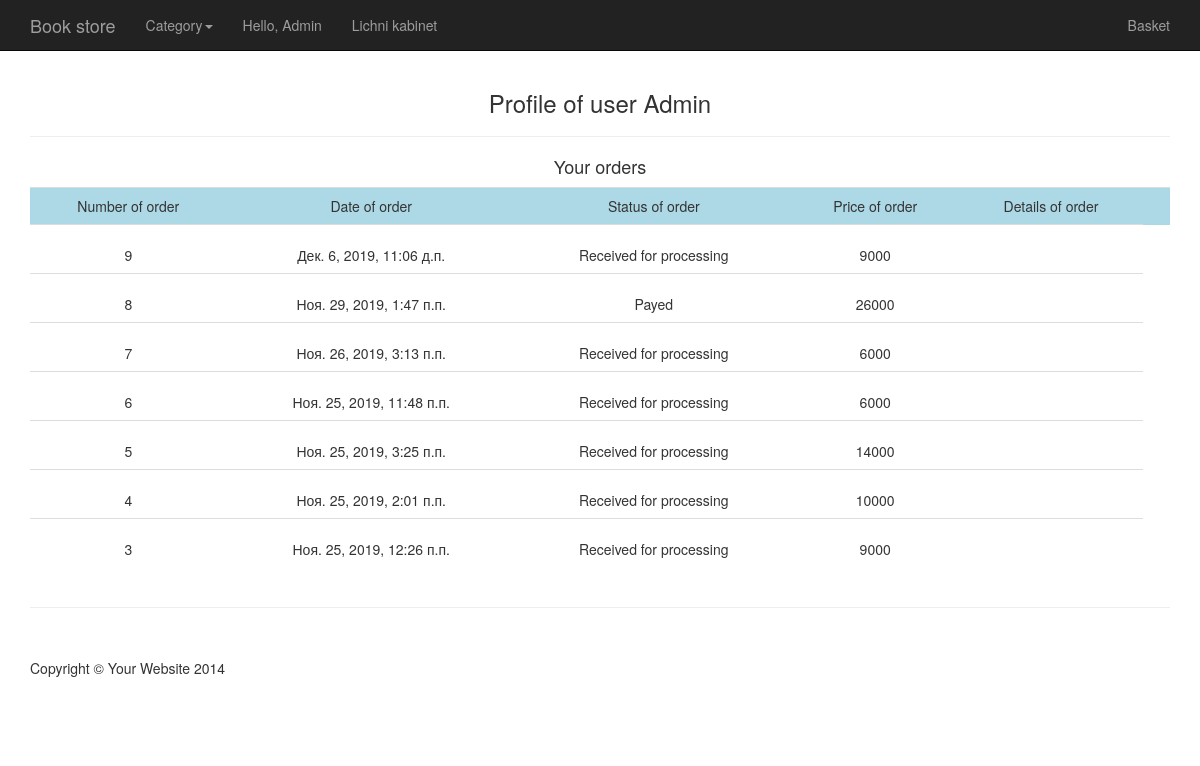
The app's page /account/ (signed in) with its own data.
### ecomapp/models.py (models this page shows, shortened)
class Order(models.Model):
    user = models.ForeignKey(settings.AUTH_USER_MODEL)
    items = models.ManyToManyField(Cart)
    total = models.DecimalField(max_digits=9, decimal_places=0, default=0)
    first_name = models.CharField(max_length=200)
    last_name = models.CharField(max_length=200)
    phone = models.CharField(max_length=20)
    address = models.CharField(max_length=200)
    buying_type = models.CharField(max_length=40, choices=(('Self', 'Self'), ('Delivery', 'Delivery')), default='Self')
    date = models.DateTimeField(auto_now_add=True)
    comments = models.TextField()
    status = models.CharField(max_length=100, choices=ORDER_STATUS_CHOICES, default=ORDER_STATUS_CHOICES[0][0])

### ecomapp/views.py (the view)
# urls.py: url(r'^account/$', account_view, name='account'),
def account_view(request):
    order = Order.objects.filter(user=request.user).order_by('-id')
    context = {
        'order': order
    }
    return render(request, 'account.html', context)

### ecomapp/templates/account.html
{% extends 'base.html' %}
{% block content %}
<h3 class="text-center">Profile of user {{request.user}}</h3>
<hr>
<h4 class="text-center">Your orders</h4>
<table class="table">
  <tr style="background:lightblue;">
    <td class="text-center">Number of order</td>
    <td class="text-center">Date of order</td>
    <td class="text-center">Status of order</td>
    <td class="text-center">Price of order</td>
    <td class="text-center">Details of order</td>
    <td class="text-center"></td>
  </tr>
{% for item in order %}
<tr>
  <td class="text-center" style="padding-top: 20px; paddint-bottom: 20px;">{{ item.id }}</td>
  <td class="text-center" style="padding-top: 20px; paddint-bottom: 20px;">{{ item.date }}</td>
  <td class="text-center" style="padding-top: 20px; paddint-bottom: 20px;">{{ item.status }}</td>
  <td class="text-center" style="padding-top: 20px; paddint-bottom: 20px;">{{ item.total }}</td>
  <td class="text-center" style="padding-top: 20px; paddint-bottom: 20px;"></td>
</tr>
{% endfor %}
</table>
{% endblock content %}

### ecomapp/templates/base.html (shortened to what this page needs)
{% load static %}
<!DOCTYPE html>
<html lang="en">
<head>
    <link href="{% static 'css/bootstrap.css' %}" rel="stylesheet">
    <link href="{% static 'css/shop-homepage.css' %}?20191115" rel="stylesheet">
</head>
<body>
    <nav class="navbar navbar-inverse navbar-fixed-top" role="navigation">
        <div class="container">
            <div class="navbar-header">
                <a class="navbar-brand" href="{% url "base" %}">Book store</a>
            </div>
            <div class="collapse navbar-collapse" id="bs-example-navbar-collapse-1">
                <ul class="nav navbar-nav">
                  {% if not request.get_full_path == '/' %}
                      <li class="dropdown">
                        <a href="#" class="dropdown-toggle" data-toggle="dropdown" role="button" aria-haspopup="true" aria-expanded="false">Category<span class="caret"></span></a>
                      </li>
                  {% endif %}
                  {% if not request.user.is_authenticated %}
                  <li>
                    <p class="navbar-text">Hello guest</p>
                  </li>
                  <li>
                    <a href="{% url "login" %}">Sign in</a>
                  </li>
                  <li>
                    <a href="{% url "registration" %}">Register</a>
                  </li>
                  {% else %}
                  <li>
                    <p class="navbar-text">Hello, {{request.user }}</p>
                  </li>
                  <li>
                    <a href="{% url "account" %}">Lichni kabinet</a>
                  </li>
                  {% endif %}
                </ul>
                <ul class="nav navbar-nav navbar-right">
                  <li><a href="{% url "cart" %}">Basket </a></li>
                </ul>
            </div>
        </div>
    </nav>
    <div class="container">
        {% block content %}{% endblock content %}
    </div>
    <div class="container">
        <hr>
        <footer>
            <div class="row">
                <div class="col-lg-12">
                    <p>Copyright &copy; Your Website 2014</p>
                </div>
            </div>
        </footer>
    </div>
</body>
</html>

### static_in_dev/css/shop-homepage.css (style rules this page uses)
body { padding-top: 70px; }
footer { margin: 50px 0; }

### records on screen
Order: id "9", date "Дек. 6, 2019, 11:06 д.п.", status "Received for processing", total "9000"
Order: id "8", date "Ноя. 29, 2019, 1:47 п.п.", status "Payed", total "26000"
Order: id "7", date "Ноя. 26, 2019, 3:13 п.п.", status "Received for processing", total "6000"
Order: id "6", date "Ноя. 25, 2019, 11:48 п.п.", status "Received for processing", total "6000"
Order: id "5", date "Ноя. 25, 2019, 3:25 п.п.", status "Received for processing", total "14000"
Order: id "4", date "Ноя. 25, 2019, 2:01 п.п.", status "Received for processing", total "10000"
Order: id "3", date "Ноя. 25, 2019, 12:26 п.п.", status "Received for processing", total "9000"

### other values on screen
{{ request.user }} "Admin"
